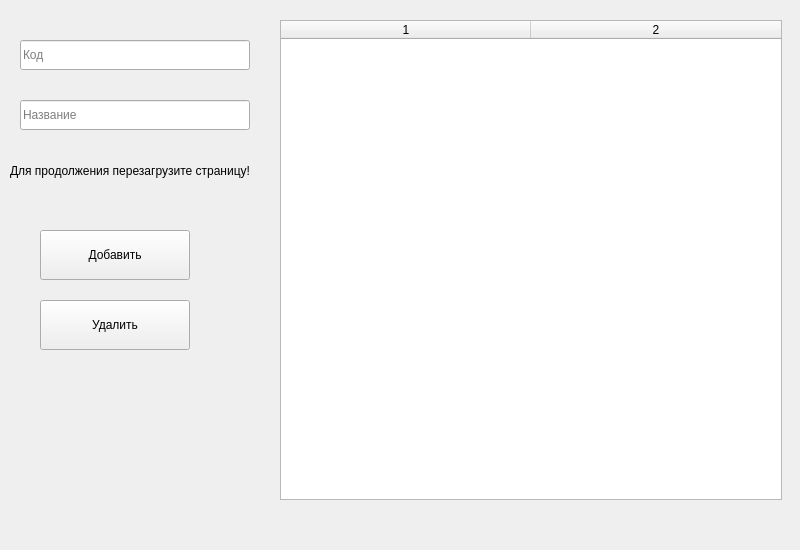
<?xml version="1.0" encoding="UTF-8"?>
<ui version="4.0">
 <class>Form</class>
 <widget class="QWidget" name="Form">
  <property name="geometry">
   <rect>
    <x>0</x>
    <y>0</y>
    <width>800</width>
    <height>550</height>
   </rect>
  </property>
  <property name="windowTitle">
   <string>Admin</string>
  </property>
  <widget class="QLineEdit" name="lineEdit">
   <property name="geometry">
    <rect>
     <x>20</x>
     <y>40</y>
     <width>230</width>
     <height>30</height>
    </rect>
   </property>
   <property name="placeholderText">
    <string>Код</string>
   </property>
  </widget>
  <widget class="QLineEdit" name="lineEdit_2">
   <property name="geometry">
    <rect>
     <x>20</x>
     <y>100</y>
     <width>230</width>
     <height>30</height>
    </rect>
   </property>
   <property name="placeholderText">
    <string>Название</string>
   </property>
  </widget>
  <widget class="QPushButton" name="pushButton">
   <property name="geometry">
    <rect>
     <x>40</x>
     <y>230</y>
     <width>150</width>
     <height>50</height>
    </rect>
   </property>
   <property name="text">
    <string>Добавить</string>
   </property>
  </widget>
  <widget class="QPushButton" name="pushButton_2">
   <property name="geometry">
    <rect>
     <x>40</x>
     <y>300</y>
     <width>150</width>
     <height>50</height>
    </rect>
   </property>
   <property name="text">
    <string>Удалить</string>
   </property>
  </widget>
  <widget class="QTableWidget" name="tableWidget">
   <property name="geometry">
    <rect>
     <x>280</x>
     <y>20</y>
     <width>502</width>
     <height>480</height>
    </rect>
   </property>
   <property name="columnCount">
    <number>2</number>
   </property>
   <attribute name="horizontalHeaderDefaultSectionSize">
    <number>250</number>
   </attribute>
   <attribute name="horizontalHeaderMinimumSectionSize">
    <number>50</number>
   </attribute>
   <column/>
   <column/>
  </widget>
  <widget class="QLabel" name="label">
   <property name="geometry">
    <rect>
     <x>10</x>
     <y>140</y>
     <width>261</width>
     <height>61</height>
    </rect>
   </property>
   <property name="text">
    <string>Для продолжения перезагрузите страницу!</string>
   </property>
  </widget>
 </widget>
 <resources/>
 <connections>
  <connection>
   <sender>pushButton</sender>
   <signal>clicked()</signal>
   <receiver>label</receiver>
   <slot>show()</slot>
   <hints>
    <hint type="sourcelabel">
     <x>114</x>
     <y>254</y>
    </hint>
    <hint type="destinationlabel">
     <x>115</x>
     <y>170</y>
    </hint>
   </hints>
  </connection>
 </connections>
</ui>
